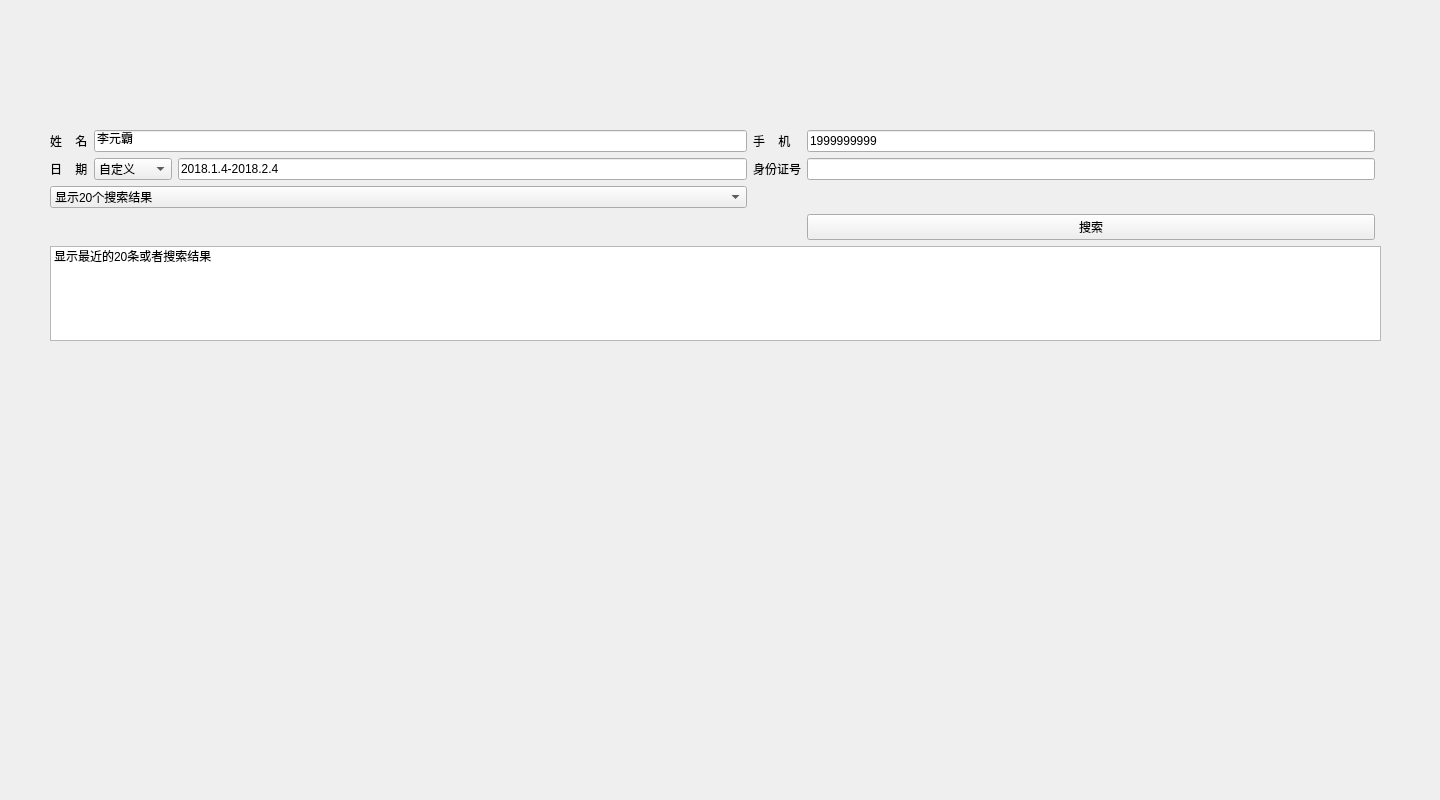
<?xml version="1.0" encoding="UTF-8"?>
<ui version="4.0">
 <class>customerSearch</class>
 <widget class="QWidget" name="customerSearch">
  <property name="geometry">
   <rect>
    <x>0</x>
    <y>0</y>
    <width>1440</width>
    <height>800</height>
   </rect>
  </property>
  <property name="windowTitle">
   <string>Form</string>
  </property>
  <widget class="QWidget" name="gridLayoutWidget_13">
   <property name="geometry">
    <rect>
     <x>50</x>
     <y>130</y>
     <width>1331</width>
     <height>211</height>
    </rect>
   </property>
   <layout class="QGridLayout" name="gridLayout_13">
    <item row="1" column="0">
     <widget class="QLabel" name="label_47">
      <property name="text">
       <string>姓    名</string>
      </property>
     </widget>
    </item>
    <item row="1" column="3">
     <widget class="QLabel" name="label_37">
      <property name="text">
       <string>手    机</string>
      </property>
     </widget>
    </item>
    <item row="1" column="4">
     <widget class="QLineEdit" name="lineEdit_38">
      <property name="text">
       <string>1999999999</string>
      </property>
     </widget>
    </item>
    <item row="3" column="0" colspan="3">
     <widget class="QComboBox" name="comboBox">
      <item>
       <property name="text">
        <string>显示20个搜索结果</string>
       </property>
      </item>
     </widget>
    </item>
    <item row="4" column="4">
     <widget class="QPushButton" name="pushButton_3">
      <property name="text">
       <string>搜索</string>
      </property>
     </widget>
    </item>
    <item row="2" column="0">
     <widget class="QLabel" name="label_48">
      <property name="text">
       <string>日    期</string>
      </property>
     </widget>
    </item>
    <item row="2" column="2">
     <widget class="QLineEdit" name="lineEdit_39">
      <property name="text">
       <string>2018.1.4-2018.2.4</string>
      </property>
     </widget>
    </item>
    <item row="2" column="3">
     <widget class="QLabel" name="label_49">
      <property name="text">
       <string>身份证号</string>
      </property>
     </widget>
    </item>
    <item row="2" column="4">
     <widget class="QLineEdit" name="lineEdit_40"/>
    </item>
    <item row="2" column="1">
     <widget class="QComboBox" name="comboBox_2">
      <item>
       <property name="text">
        <string>自定义</string>
       </property>
      </item>
      <item>
       <property name="text">
        <string>最近一天</string>
       </property>
      </item>
      <item>
       <property name="text">
        <string>最近一周</string>
       </property>
      </item>
      <item>
       <property name="text">
        <string>最近一月</string>
       </property>
      </item>
     </widget>
    </item>
    <item row="1" column="1" colspan="2">
     <widget class="QLineEdit" name="lineEdit_34">
      <property name="text">
       <string>李元霸</string>
      </property>
     </widget>
    </item>
    <item row="5" column="0" colspan="6">
     <widget class="QListWidget" name="listWidget">
      <item>
       <property name="text">
        <string>显示最近的20条或者搜索结果</string>
       </property>
      </item>
     </widget>
    </item>
   </layout>
  </widget>
 </widget>
 <resources/>
 <connections/>
</ui>
